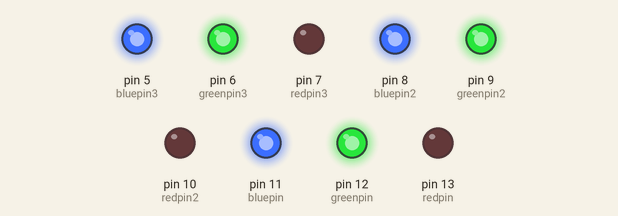
Simulated run of this sketch. Board: Arduino Uno, built with avr-gcc and run on an emulated ATmega328P. On the bench: output pins drawn as LEDs (lit = HIGH).

Above: at 0.05 s.
At 1.5 s:
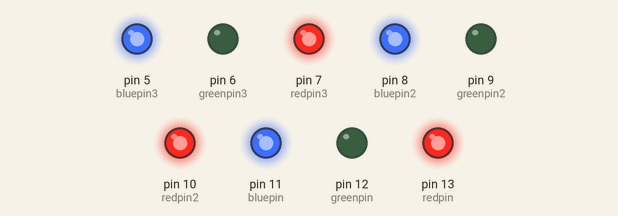
At 2.95 s:
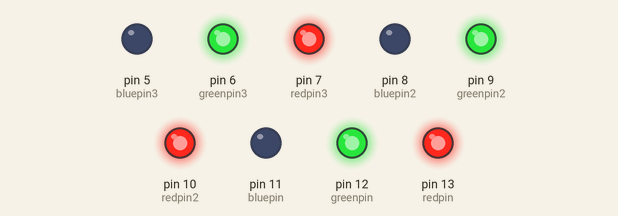
At 3.7 s:
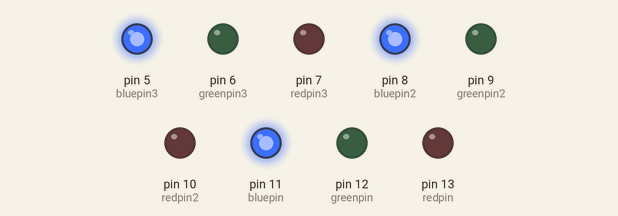
At 4.45 s:
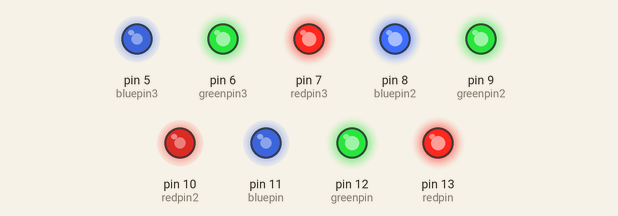
At 5.95 s:
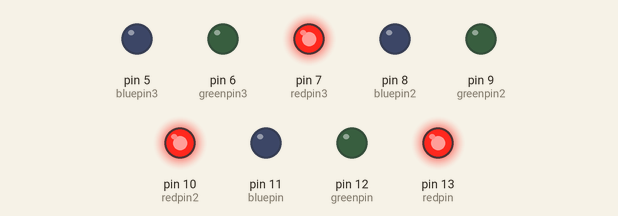
Timing chart, 0 to 7.8 s (numbered marks = the images above):
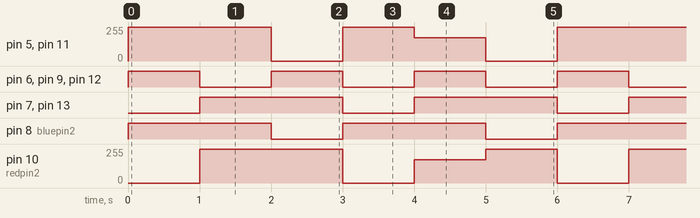

Measured:
- by itself, pin 5 (bluepin3), pin 11 (bluepin): repeats every 6.0 s: 0/255 1.0 s, 255/255 1.0 s, 175/255 1.0 s, 0/255 1.0 s, 255/255 2.0 s
- by itself, pin 6 (greenpin3), pin 9 (greenpin2), pin 12 (greenpin): alternates HIGH for 1.0 s and LOW for 1.0 s
- by itself, pin 7 (redpin3), pin 8 (bluepin2), pin 13 (redpin): alternates HIGH for 2.0 s and LOW for 1.0 s
- by itself, pin 10 (redpin2): repeats every 6.0 s: 0/255 1.0 s, 175/255 1.0 s, 255/255 1.0 s, 0/255 1.0 s, 255/255 2.0 s

The sketch:

rgb.ino
```cpp
/*
Adafruit Arduino - Lesson 3. RGB LED
*/

int redpin = 13;
int greenpin = 12;
int bluepin = 11;
int redpin2 = 10;
int greenpin2 = 9;
int bluepin2 = 8;
int redpin3 = 7;
int greenpin3 = 6;
int bluepin3 = 5;

//uncomment this line if using a Common Anode LED
#define COMMON_ANODE

void setup()
{
  pinMode(redpin, OUTPUT);
  pinMode(greenpin, OUTPUT);
  pinMode(bluepin, OUTPUT);
  pinMode(redpin2, OUTPUT);
  pinMode(greenpin2, OUTPUT);
  pinMode(bluepin2, OUTPUT);
  pinMode(redpin3, OUTPUT);
  pinMode(greenpin3, OUTPUT);
  pinMode(bluepin3, OUTPUT);
}

void loop()
{
  setColor(255, 0, 0);  // red
  delay(1000);
  setColor(0, 255, 0);  // green
  delay(1000);
  setColor(0, 0, 255);  // blue
  delay(1000);
  setColor(255, 255, 0);  // yellow
  delay(1000);
  setColor(80, 0, 80);  // purple
  delay(1000);
  setColor(0, 255, 255);  // aqua
  delay(1000);
}

void setColor(int red, int green, int blue)
{
  #ifdef COMMON_ANODE
    red = 255 - red;
    green = 255 - green;
    blue = 255 - blue;
  #endif
  analogWrite(redpin, red);
  analogWrite(greenpin, green);
  analogWrite(bluepin, blue);
  analogWrite(redpin2, red);
  analogWrite(greenpin2, green);
  analogWrite(bluepin2, blue);
  analogWrite(redpin3, red);
  analogWrite(greenpin3, green);
  analogWrite(bluepin3, blue);
}
```
